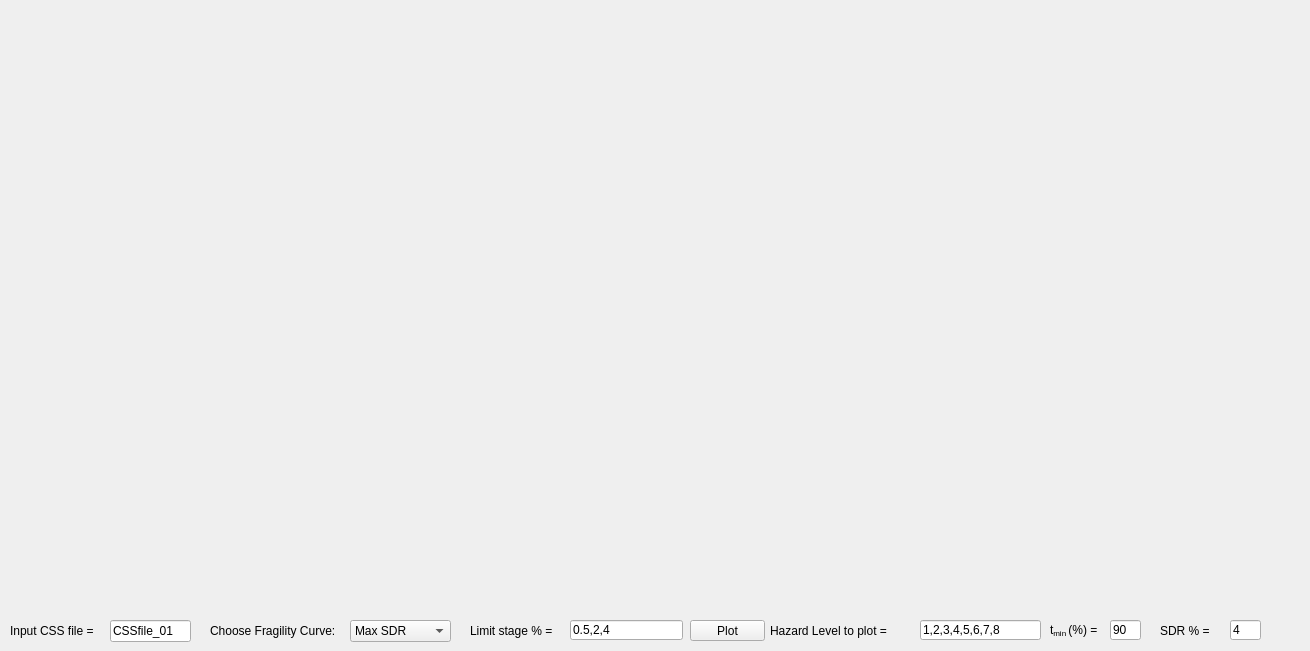
     <widget class="QWidget" name="CSSResult">
      <attribute name="title">
       <string>CSS Results</string>
      </attribute>
      <widget class="QLineEdit" name="InputCSSFile">
       <property name="geometry">
        <rect>
         <x>110</x>
         <y>620</y>
         <width>81</width>
         <height>22</height>
        </rect>
       </property>
       <property name="text">
        <string>CSSfile_01</string>
       </property>
      </widget>
      <widget class="QLabel" name="label_14">
       <property name="geometry">
        <rect>
         <x>10</x>
         <y>620</y>
         <width>101</width>
         <height>21</height>
        </rect>
       </property>
       <property name="font">
        <font>
         <weight>50</weight>
         <italic>false</italic>
         <bold>false</bold>
        </font>
       </property>
       <property name="text">
        <string>Input CSS file =</string>
       </property>
      </widget>
      <widget class="QLabel" name="label_15">
       <property name="geometry">
        <rect>
         <x>470</x>
         <y>620</y>
         <width>131</width>
         <height>21</height>
        </rect>
       </property>
       <property name="font">
        <font>
         <weight>50</weight>
         <italic>false</italic>
         <bold>false</bold>
        </font>
       </property>
       <property name="text">
        <string>Limit stage % =</string>
       </property>
      </widget>
      <widget class="QLineEdit" name="CSS_LimitStage">
       <property name="geometry">
        <rect>
         <x>570</x>
         <y>620</y>
         <width>113</width>
         <height>20</height>
        </rect>
       </property>
       <property name="text">
        <string>0.5,2,4</string>
       </property>
      </widget>
      <widget class="QPushButton" name="PlotCSS">
       <property name="geometry">
        <rect>
         <x>690</x>
         <y>620</y>
         <width>75</width>
         <height>21</height>
        </rect>
       </property>
       <property name="text">
        <string>Plot</string>
       </property>
      </widget>
      <widget class="MplWidget" name="SDR_IM_CSS" native="true">
       <property name="geometry">
        <rect>
         <x>0</x>
         <y>0</y>
         <width>651</width>
         <height>301</height>
        </rect>
       </property>
      </widget>
      <widget class="MplWidget" name="MaxRA_IM_CSS" native="true">
       <property name="geometry">
        <rect>
         <x>650</x>
         <y>0</y>
         <width>651</width>
         <height>301</height>
        </rect>
       </property>
      </widget>
      <widget class="MplWidget" name="FragilityCurveCSS" native="true">
       <property name="geometry">
        <rect>
         <x>650</x>
         <y>300</y>
         <width>651</width>
         <height>311</height>
        </rect>
       </property>
      </widget>
      <widget class="QLabel" name="label_16">
       <property name="geometry">
        <rect>
         <x>210</x>
         <y>620</y>
         <width>151</width>
         <height>21</height>
        </rect>
       </property>
       <property name="font">
        <font>
         <weight>50</weight>
         <italic>false</italic>
         <bold>false</bold>
        </font>
       </property>
       <property name="text">
        <string>Choose Fragility Curve:</string>
       </property>
      </widget>
      <widget class="QComboBox" name="comboBoxFragCurve">
       <property name="geometry">
        <rect>
         <x>350</x>
         <y>620</y>
         <width>101</width>
         <height>22</height>
        </rect>
       </property>
       <item>
        <property name="text">
         <string>Max SDR</string>
        </property>
       </item>
       <item>
        <property name="text">
         <string>Max VBasal</string>
        </property>
       </item>
       <item>
        <property name="text">
         <string>Max Vu/Vn</string>
        </property>
       </item>
      </widget>
      <widget class="QLabel" name="label_70">
       <property name="geometry">
        <rect>
         <x>770</x>
         <y>620</y>
         <width>131</width>
         <height>21</height>
        </rect>
       </property>
       <property name="font">
        <font>
         <weight>50</weight>
         <italic>false</italic>
         <bold>false</bold>
        </font>
       </property>
       <property name="text">
        <string>Hazard Level to plot =</string>
       </property>
      </widget>
      <widget class="QLineEdit" name="HL_Plot">
       <property name="geometry">
        <rect>
         <x>920</x>
         <y>620</y>
         <width>121</width>
         <height>20</height>
        </rect>
       </property>
       <property name="text">
        <string>1,2,3,4,5,6,7,8</string>
       </property>
      </widget>
      <widget class="QLabel" name="label_93">
       <property name="geometry">
        <rect>
         <x>1160</x>
         <y>620</y>
         <width>71</width>
         <height>21</height>
        </rect>
       </property>
       <property name="font">
        <font>
         <weight>50</weight>
         <italic>false</italic>
         <bold>false</bold>
        </font>
       </property>
       <property name="text">
        <string>SDR % =</string>
       </property>
      </widget>
      <widget class="QLineEdit" name="t_min">
       <property name="geometry">
        <rect>
         <x>1110</x>
         <y>620</y>
         <width>31</width>
         <height>20</height>
        </rect>
       </property>
       <property name="text">
        <string>90</string>
       </property>
      </widget>
      <widget class="QLineEdit" name="SDR_limit">
       <property name="geometry">
        <rect>
         <x>1230</x>
         <y>620</y>
         <width>31</width>
         <height>20</height>
        </rect>
       </property>
       <property name="text">
        <string>4</string>
       </property>
      </widget>
      <widget class="QLabel" name="label_90">
       <property name="geometry">
        <rect>
         <x>1050</x>
         <y>620</y>
         <width>51</width>
         <height>20</height>
        </rect>
       </property>
       <property name="text">
        <string>&lt;html&gt;&lt;head/&gt;&lt;body&gt;&lt;p&gt;&lt;span style=&quot; font-weight:400;&quot;&gt;t&lt;/span&gt;&lt;span style=&quot; font-weight:400; vertical-align:sub;&quot;&gt;min &lt;/span&gt;&lt;span style=&quot; font-weight:400;&quot;&gt;(%) =&lt;/span&gt;&lt;/p&gt;&lt;/body&gt;&lt;/html&gt;</string>
       </property>
      </widget>
      <widget class="MplWidget" name="Vu_Vn_IM_CSS" native="true">
       <property name="geometry">
        <rect>
         <x>0</x>
         <y>300</y>
         <width>651</width>
         <height>301</height>
        </rect>
       </property>
      </widget>
     </widget>
